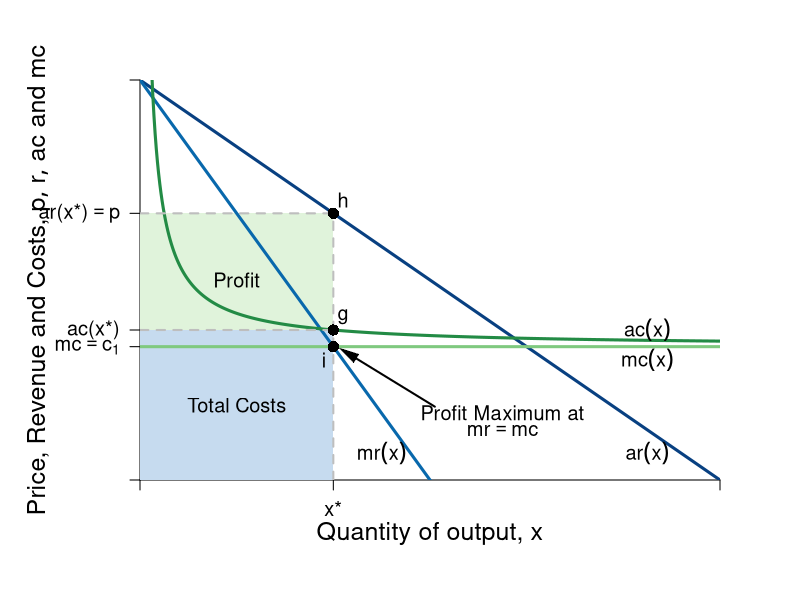

Write the R code that produced this figure.
#Graph Designer: Simon Halliday
#Authors: Bowles, Foley and Halliday
#Title: Coordination, Conflict and Competition: A Text in Microeconomics

require(shape)
pdf(file = "firmmarketsupply/profit_costs.pdf", width = 9, height = 7)

#Set parameters for graphics
axislabelsize <- 1.5
labelsize <- 1.2
graphlinewidth <- 3
segmentlinewidth <- 2

COL <- c("#7fc97f", "#beaed4", "#fdc086", "#ffff99", "#386cb0", "#f0027f", "#bf5b17", "#666666")
COLA <- c("#e0f3db", "#99d8c9","#66c2a4","#41ae76", "#238b45", "#005824")
COLB <- c("#c6dbef", "#4eb3d3", "#2b8cbe", "#0868ac","#084081")

#Edited the margins to cater for the larger LHS labels
par(mar =  c(6, 7, 4, 4))

AvgRevenue <- function(x, rmax = 12, xmax = 12){
  rmax - (rmax/xmax)*x
}
  
MRevenue <- function(x, rmax = 12, xmax = 12){
  rmax - 2*(rmax/xmax)*x
}

AvgCost <- function(x, c0 = 2, c1 = 4){
  c0/x + c1
}

xlims <- c(0, 12)
ylims <- c(0, 12)

npts <- 501 
x <- seq(xlims[1], xlims[2], length.out = npts)
y <- seq(ylims[1], ylims[2], length.out = npts) 
a <- c(13, 16.75, 19.25)

plot(0, 0, xlim = xlims, ylim = ylims, type = "n",
     xlab = expression(paste("")),
     ylab = expression(paste("")), 
     xaxt = "n", 
     yaxt = "n", 
     cex.lab = axislabelsize, 
     bty = "n",
     xaxs="i", 
     yaxs="i")

# ticksy <- seq(from = ylims[1], to = ylims[2], by = 1)
# ylabels <- seq(from = ylims[1], to = ylims[2], by = 1)
# ticksx <- seq(from = xlims[1], to = xlims[2], by = 1)
# xlabels <- seq(from = xlims[1], to = xlims[2], by = 1)
ticksy <- c(0, 4, AvgCost(x = 4), AvgRevenue(x = 4), ylims[2])
ylabels <- c(NA, expression(paste(mc == c[1])), expression(paste(ac, "(", x,"*)")), expression(paste(ar, "(", x,"*)", phantom()== p)), NA)
ticksx <- c(0, 4, xlims[2])
xlabels <- c(NA, expression(paste(x,"*")), NA)

axis(1, at = ticksx, pos = 0, labels = xlabels, cex.axis = labelsize)
axis(2, at = ticksy, pos = 0, labels = ylabels, las = 1, cex.axis = labelsize)

npts <- 500 
xx1 <- seq(xlims[1], xlims[2], length.out = npts)
xx3 <- seq(2, 6, length.out = npts)

#Draw the polygon for profit
xpoly1 <- c(0, 4, 4, 0, 0)
ypoly1 <- c(AvgCost(x = 4), AvgCost(x = 4), AvgRevenue(x = 4), AvgRevenue(x = 4), AvgCost(x = 4))
polygon(x = xpoly1, y = ypoly1, col=COLA[1], density=NULL, border = NA)

#Draw the polygon for costs
xpoly2 <- c(0, 4, 4, 0, 0)
ypoly2 <- c(0, 0, AvgCost(x = 4), AvgCost(x = 4), AvgCost(x = 4))
polygon(x = xpoly2, y = ypoly2, col=COLB[1], density=NULL, border = NA)

#lines(xx1, bcA(xx1, w = 10, p = 1.5), col = COLB[3], lwd = graphlinewidth)
lines(xx1, AvgRevenue(xx1, rmax = 12, xmax = 12), col = COLB[5], lwd = graphlinewidth)
lines(xx1, MRevenue(xx1, rmax = 12, xmax = 12), col = COLB[4], lwd = graphlinewidth)
lines(xx1, AvgCost(xx1, c0 = 2, c1 = 4), col = COLA[5], lwd = graphlinewidth)

#Label the axes
mtext(expression(paste("Quantity of output, ", x)), side=1, line = 2.5, cex = axislabelsize)
text(-2.1, 0.5*ylims[2], expression(paste("Price, Revenue and Costs, ", list(p, r, ac), " and ", mc)), xpd = TRUE, cex = axislabelsize, srt = 90) 

#Label curves
text(10.5, 4.5, expression(paste(ac(x))), cex = labelsize)
text(10.5, 3.6, expression(paste(mc(x))), cex = labelsize)
text(10.5, 0.8, expression(paste(ar(x))), cex = labelsize)
text(5, 0.8, expression(paste(mr(x))), cex = labelsize)

#Labels cost and profit areas
text(2, 0.5*AvgCost(x = 4), expression("Total Costs"), cex = labelsize)
text(2, 6, expression("Profit"), cex = labelsize)

#Draw segments for total costs
segments(0, AvgRevenue(x = 4), 4, AvgRevenue(x = 4), lty = 2, col = "gray" , lwd = segmentlinewidth)
segments(4, 0, 4, AvgRevenue(x = 4), lty = 2, col = "gray" , lwd = segmentlinewidth)

segments(0, AvgCost(x = 4), 4, AvgCost(x = 4), lty = 2, col = "gray" , lwd = segmentlinewidth)
segments(0, 4, xlims[2], 4, lty = 1, col = COL[1] , lwd = graphlinewidth)

#Label Points for comparison
points(4, MRevenue(x = 4), pch = 16, col = "black", cex = 1.5)
text(3.8, MRevenue(x = 4) - 0.4, expression(i), cex = labelsize)

points(4, AvgCost(x = 4), pch = 16, col = "black", cex = 1.5)
text(4.2, AvgCost(x = 4) + 0.4, expression(g), cex = labelsize)

points(4, AvgRevenue(x = 4), pch = 16, col = "black", cex = 1.5)
text(4.2, AvgRevenue(x = 4) + 0.4, expression(h), cex = labelsize)


#Arrow to mr = mc
text(7.5, 2, expression(paste("Profit Maximum at")), cex = labelsize)
text(7.5, 1.5, expression(paste(mr == mc)), cex = labelsize)
Arrows(6.1, 2.2, 4.3, 3.8, col = "black", lty = 1, lwd = 2, arr.type = "triangle", arr.lwd = 0.5)



dev.off()
